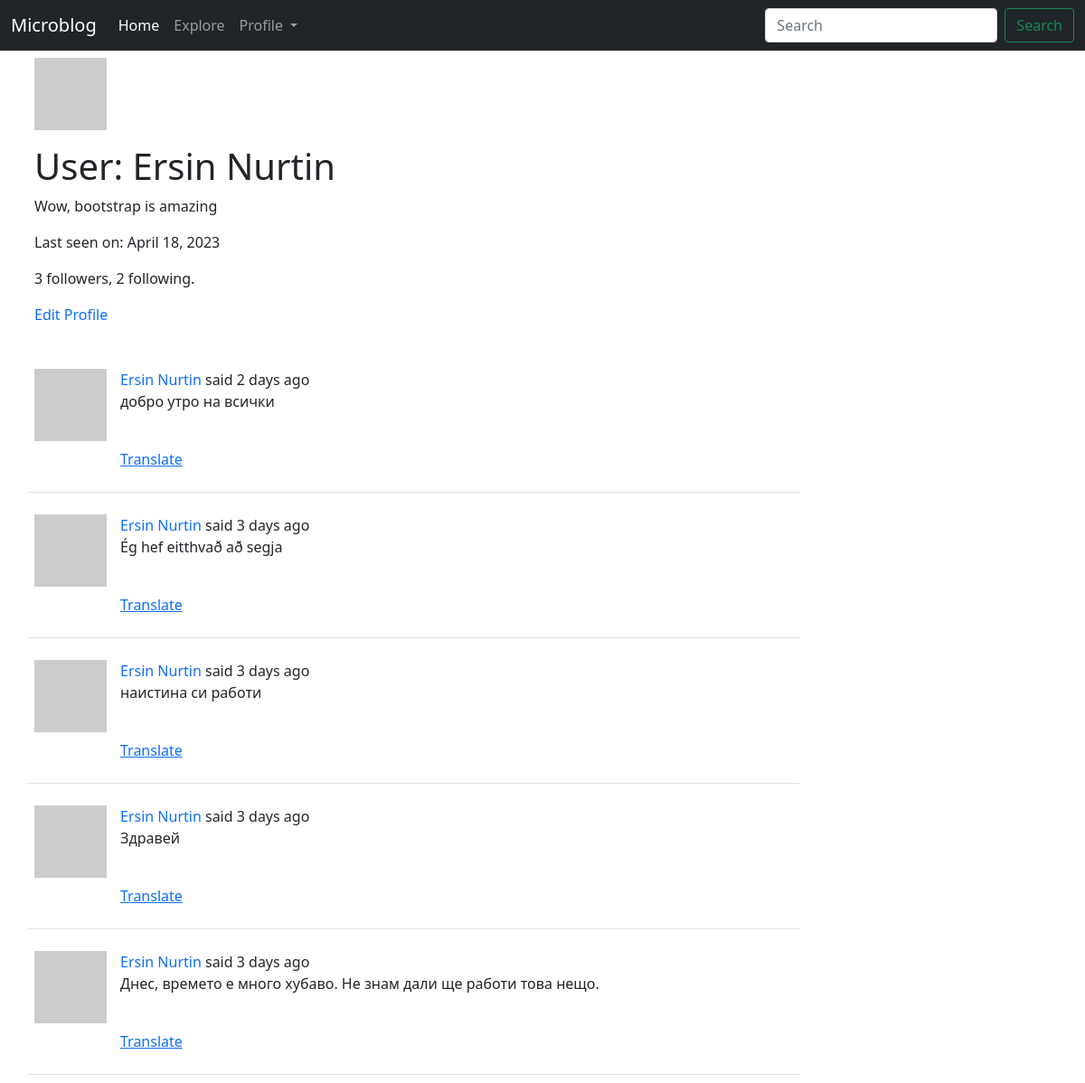
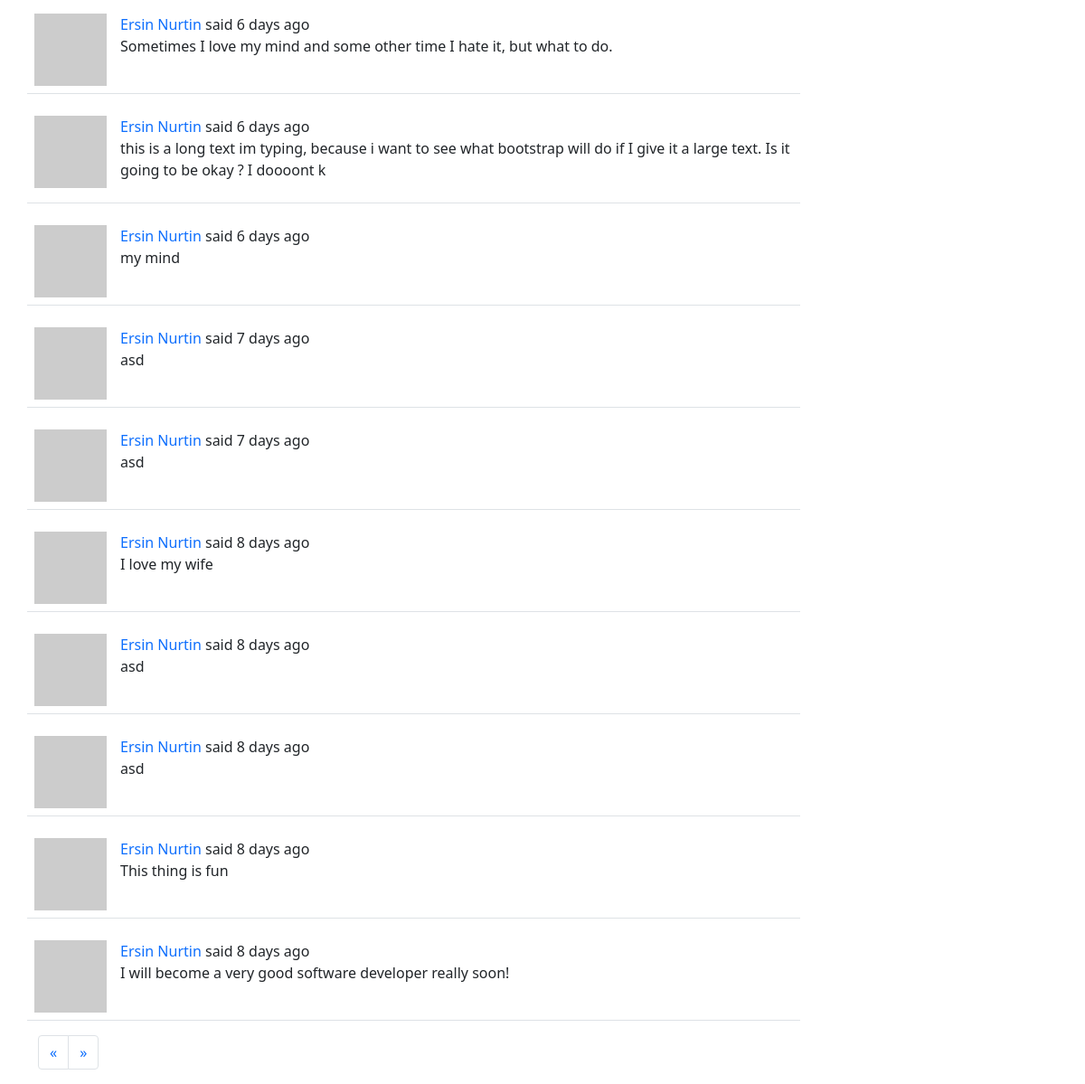
The app's page /user/Ersin Nurtin (signed in) with its own data (2 pictures, top to bottom).
### app/models.py (models this page shows, shortened)
class User(UserMixin, db.Model):
	id = db.Column(db.Integer, primary_key=True)
	username = db.Column(db.String(64), index=True, unique=True)
	email = db.Column(db.String(120), index=True, unique=True)
	password_hash = db.Column(db.String(128))
	about_me = db.Column(db.String(140))
	last_seen = db.Column(db.DateTime, default=datetime.utcnow())
	posts = db.relationship('Post', backref='author', lazy='dynamic')
	followed = db.relationship(
		'User', secondary=followers,
		primaryjoin=(followers.c.follower_id == id),
		secondaryjoin=(followers.c.followed_id == id),
		backref=db.backref('followers', lazy='dynamic'), lazy='dynamic')
	def avatar(self, size):
		digest = md5(self.email.lower().encode('utf-8')).hexdigest()
		return f"https://www.gravatar.com/avatar/{digest}?d=identicon&s={size}"

class SearchableMixin:
	@classmethod
	def before_commit(cls, session):
		session._changes = {
			'add': list(session.new),
			'update': list(session.dirty),
			'delete': list(session.deleted)
		}
	@classmethod
	def after_commit(cls, session):
		for obj in session._changes['add']:
			if isinstance(obj, SearchableMixin):
				add_to_index(obj.__tablename__, obj)
		for obj in session._changes['update']:
			if isinstance(obj, SearchableMixin):
				add_to_index(obj.__tablename__, obj)
		for obj in session._changes['delete']:
			if isinstance(obj, SearchableMixin):
				remove_from_index(obj.__tablename__, obj)
		session._changes = None

class Post(SearchableMixin, db.Model):
	__searchable__ = ['body']
	id = db.Column(db.Integer, primary_key=True)
	body = db.Column(db.String(140))
	timestamp = db.Column(db.DateTime, index=True, default=datetime.utcnow)
	user_id = db.Column(db.Integer, db.ForeignKey('user.id'))
	language = db.Column(db.String(5))

### app/main/routes.py (the view)
@bp.route('/user/<username>')
@login_required
def user(username):
	user_ = User.query.filter_by(username=username).first_or_404()
	form = EmptyForm()
	page = request.args.get('page', 1, type=int)
	posts = user_.posts.order_by(Post.timestamp.desc()).paginate(
		page=page, per_page=current_app.config['POSTS_PER_PAGE'], error_out=False)
	next_url = url_for('main.user', username=user_.username, page=posts.next_num) if posts.has_next else '#'
	prev_url = url_for('main.user', username=user_.username, page=posts.prev_num) if posts.has_prev else '#'
	return render_template('user.html', user=user_, posts=posts.items, form=form, next_url=next_url, prev_url=prev_url)

### app/main/forms.py
class SearchForm(FlaskForm):
	q = StringField(_l('Search'), validators=[DataRequired()])
	s = SubmitField(_l('Search'))
	def __init__(self, *args, **kwargs):
		if 'formdata' not in kwargs:
			kwargs['formdata'] = request.args
		if 'meta' not in kwargs:
			kwargs['meta'] = {'csrf': False}
		super(SearchForm, self).__init__(*args, **kwargs)

class EmptyForm(FlaskForm):
	submit = SubmitField(_l('Submit'))

### app/__init__.py (called while the page is built)
def get_locale():
	user = getattr(g, 'user', None)
	if user is not None:
		return user.locale
	return request.accept_languages.best_match(current_app.config['LANGUAGES'])

### app/main/routes.py (called while the page is built)
@bp.before_app_request
def before_request():
	if current_user.is_authenticated:
		current_user.last_seen = datetime.utcnow()
		db.session.commit()
		g.search_form = SearchForm()
	g.locale = str(get_locale())

### app/models.py (called while the page is built)
@login.user_loader
def load_user(user_id):
	return User.query.get(int(user_id))

### app/templates/user.html (shortened to what this page needs)
{% extends "layout.html" %}
{% block content %}
<div class="container">
    <table class="table table-borderless">
        <tr class="row">
            <td>
                <img src="{{ user.avatar(128) }}" alt="user image"/>
            </td>
            <td>
                <h1>{{ _('User') }}: {{ user.username }}</h1>
                {% if user.about_me %}<p>{{ user.about_me }}</p>{% endif %}
                {% if user.last_seen %}<p>{{ _('Last seen on') }}: {{ moment(user.last_seen).format('LL') }}</p>{% endif %}
                <p>{{ user.followers.count() }} {{ _('followers') }}, {{ user.followed.count() }} {{ _('following') }}.</p>
                {% if user == current_user %}
                <p><a style="text-decoration: none" href="{{ url_for('main.edit_profile') }}">{{ _('Edit Profile') }}</a></p>
                {% else %}
                <p>
                    <form action="{{ url_for('main.unfollow', username=user.username) }}" method="post">
                        {{ form.hidden_tag() }}
                        {{ form.submit(class_='btn btn-secondary', value='Unfollow') }}
                    </form>
                {% endif %}
            </td>
        </tr>
    </table>
</div>
    {% for post in posts %}
        {% include '_post.html' %}
    {% endfor %}
    <div class="container">
    <nav>
      <ul class="pagination">
        <li class="page-item">
          <a class="page-link {% if prev_url %} disabled {% endif %}" href="{{ prev_url or '#' }}" aria-label="Previous">
            <span aria-hidden="true">&laquo;</span>
          </a>
        </li>
        <li class="page-item">
          <a class="page-link {% if next_url %} disabled {% endif %}" href="{{ next_url or '#' }}" aria-label="Next">
            <span aria-hidden="true">&raquo;</span>
          </a>
        </li>
      </ul>
    </nav>
    </div>
{% endblock content %}

### app/templates/_post.html (shortened to what this page needs)
<div class="container">
    <table class="table table-hover">
      <tr class="row">
        <td class="col-1"><a href="{{ url_for('main.user', username=post.author.username) }}"><img src=" {{ post.author.avatar(70) }}" alt="user image"/></a>
        <td class="col-8">
          {{ _('%(username)s said %(when)s', username=user_link, when=moment(post.timestamp).fromNow()) }}
          <br>
          <p class="text-body"><span id="post{{ post.id }}">{{ post.body }}</span></p>
          {% if post.language and post.language != g.locale %}
            <br>
                <p><span id="translation{{ post.id }}">
                    <a href="javascript:translate(
                                '#post{{ post.id }}',
                                '#translation{{ post.id }}',
                                '{{ post.language }}',
                                '{{ g.locale }}');">{{ _('Translate') }}</a>
                </span></p>
          {% endif %}
        </td>
      </tr>
    </table>
</div>

### records on screen
User: username "Ersin Nurtin", about_me "Wow, bootstrap is amazing", last_seen "April 18, 2023"
Post: body "добро утро на всички"
Post: body "Ég hef eitthvað að segja"
Post: body "наистина си работи"
Post: body "Здравей"
Post: body "Днес, времето е много хубаво. Не знам дали ще работи това нещо."
Post: body "Sometimes I love my mind and some other time I hate it, but what to do."
Post: body "this is a long text im typing, because i want to see what bootstrap will do if I give it a large text. Is it going to be okay ? I doooont k"
Post: body "my mind"
Post: body "asd"
Post: body "asd"
Post: body "I love my wife"
Post: body "asd"
Post: body "asd"
Post: body "This thing is fun"
Post: body "I will become a very good software developer really soon!"

### other values on screen
{{ user.followers.count() }} "3"
{{ user.followed.count() }} "2"
